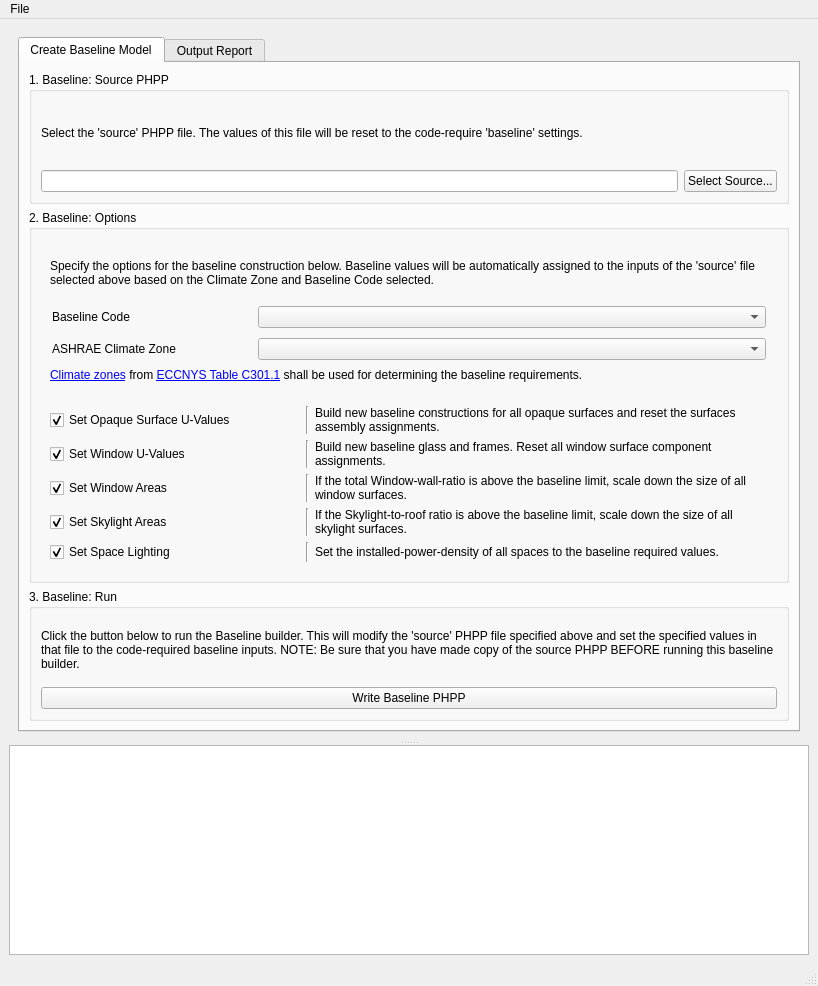
<?xml version="1.0" encoding="UTF-8"?>
<ui version="4.0">
 <class>MainWindow</class>
 <widget class="QMainWindow" name="MainWindow">
  <property name="geometry">
   <rect>
    <x>0</x>
    <y>0</y>
    <width>818</width>
    <height>986</height>
   </rect>
  </property>
  <property name="windowTitle">
   <string>CarbonCheck</string>
  </property>
  <widget class="QWidget" name="container_body">
   <layout class="QGridLayout" name="gridLayout_5">
    <item row="0" column="0">
     <widget class="QSplitter" name="splitter">
      <property name="orientation">
       <enum>Qt::Vertical</enum>
      </property>
      <widget class="QFrame" name="frame_output">
       <property name="frameShape">
        <enum>QFrame::NoFrame</enum>
       </property>
       <property name="frameShadow">
        <enum>QFrame::Raised</enum>
       </property>
       <layout class="QGridLayout" name="gridLayout_4">
        <item row="0" column="0">
         <widget class="QTabWidget" name="tabs">
          <property name="sizePolicy">
           <sizepolicy hsizetype="Expanding" vsizetype="Expanding">
            <horstretch>0</horstretch>
            <verstretch>0</verstretch>
           </sizepolicy>
          </property>
          <property name="tabShape">
           <enum>QTabWidget::Rounded</enum>
          </property>
          <property name="currentIndex">
           <number>0</number>
          </property>
          <property name="usesScrollButtons">
           <bool>true</bool>
          </property>
          <widget class="QWidget" name="tab_CreateBaseline">
           <attribute name="title">
            <string>Create Baseline Model</string>
           </attribute>
           <layout class="QVBoxLayout" name="verticalLayout_10">
            <item>
             <widget class="QFrame" name="frame_baseline">
              <property name="frameShape">
               <enum>QFrame::NoFrame</enum>
              </property>
              <property name="frameShadow">
               <enum>QFrame::Raised</enum>
              </property>
              <layout class="QVBoxLayout" name="verticalLayout_7">
               <property name="leftMargin">
                <number>0</number>
               </property>
               <property name="topMargin">
                <number>0</number>
               </property>
               <property name="rightMargin">
                <number>0</number>
               </property>
               <property name="bottomMargin">
                <number>0</number>
               </property>
               <item>
                <widget class="QGroupBox" name="groupBox_baselinerTargetPHPP">
                 <property name="title">
                  <string>1. Baseline: Source PHPP</string>
                 </property>
                 <layout class="QVBoxLayout" name="verticalLayout_6">
                  <item>
                   <widget class="QLabel" name="label_3">
                    <property name="text">
                     <string>Select the 'source' PHPP file. The values of this file will be reset to the code-require 'baseline' settings.</string>
                    </property>
                    <property name="wordWrap">
                     <bool>true</bool>
                    </property>
                   </widget>
                  </item>
                  <item>
                   <layout class="QHBoxLayout" name="horizontalLayout_5">
                    <item>
                     <widget class="QLineEdit" name="lineEdit_selectSourcePHPPforBaseliner"/>
                    </item>
                    <item>
                     <widget class="QPushButton" name="btn_selectSourcePHPPforBaseliner">
                      <property name="text">
                       <string>Select Source...</string>
                      </property>
                     </widget>
                    </item>
                   </layout>
                  </item>
                 </layout>
                </widget>
               </item>
               <item>
                <widget class="QGroupBox" name="groupBox_baselinerOptions">
                 <property name="sizePolicy">
                  <sizepolicy hsizetype="Preferred" vsizetype="Preferred">
                   <horstretch>0</horstretch>
                   <verstretch>0</verstretch>
                  </sizepolicy>
                 </property>
                 <property name="title">
                  <string>2. Baseline: Options</string>
                 </property>
                 <layout class="QVBoxLayout" name="verticalLayout">
                  <item>
                   <widget class="QFrame" name="frame_10">
                    <property name="frameShadow">
                     <enum>QFrame::Raised</enum>
                    </property>
                    <layout class="QVBoxLayout" name="verticalLayout_3">
                     <item>
                      <widget class="QLabel" name="label_9">
                       <property name="minimumSize">
                        <size>
                         <width>0</width>
                         <height>50</height>
                        </size>
                       </property>
                       <property name="text">
                        <string>Specify the options for the baseline construction below. Baseline values will be automatically assigned to the inputs of the 'source' file selected above based on the Climate Zone and Baseline Code selected.</string>
                       </property>
                       <property name="wordWrap">
                        <bool>true</bool>
                       </property>
                      </widget>
                     </item>
                     <item>
                      <widget class="QFrame" name="frame_9">
                       <property name="frameShadow">
                        <enum>QFrame::Raised</enum>
                       </property>
                       <layout class="QHBoxLayout" name="horizontalLayout" stretch="0,1">
                        <property name="leftMargin">
                         <number>2</number>
                        </property>
                        <property name="topMargin">
                         <number>2</number>
                        </property>
                        <property name="rightMargin">
                         <number>2</number>
                        </property>
                        <property name="bottomMargin">
                         <number>2</number>
                        </property>
                        <item>
                         <widget class="QLabel" name="label_11">
                          <property name="minimumSize">
                           <size>
                            <width>200</width>
                            <height>0</height>
                           </size>
                          </property>
                          <property name="text">
                           <string>Baseline Code</string>
                          </property>
                         </widget>
                        </item>
                        <item>
                         <widget class="QComboBox" name="comboBox_projBaselineCode"/>
                        </item>
                       </layout>
                      </widget>
                     </item>
                     <item>
                      <widget class="QFrame" name="frame_8">
                       <property name="frameShadow">
                        <enum>QFrame::Raised</enum>
                       </property>
                       <layout class="QHBoxLayout" name="horizontalLayout_2" stretch="0,1">
                        <property name="leftMargin">
                         <number>2</number>
                        </property>
                        <property name="topMargin">
                         <number>2</number>
                        </property>
                        <property name="rightMargin">
                         <number>2</number>
                        </property>
                        <property name="bottomMargin">
                         <number>2</number>
                        </property>
                        <item>
                         <widget class="QLabel" name="label_10">
                          <property name="minimumSize">
                           <size>
                            <width>200</width>
                            <height>0</height>
                           </size>
                          </property>
                          <property name="text">
                           <string>ASHRAE Climate Zone</string>
                          </property>
                         </widget>
                        </item>
                        <item>
                         <widget class="QComboBox" name="comboBox_projASHRAEClimateZone"/>
                        </item>
                       </layout>
                      </widget>
                     </item>
                     <item>
                      <widget class="QLabel" name="label_12">
                       <property name="text">
                        <string>&lt;html&gt;&lt;head/&gt;&lt;body&gt;&lt;p&gt;&lt;a href=&quot;https://up.codes/viewer/new_york/ny-energy-conservation-code-2020/chapter/CE_2/ce-definitions#climate_zone&quot;&gt;&lt;span style=&quot; text-decoration: underline; color:#0000ff;&quot;&gt;Climate zones&lt;/span&gt;&lt;/a&gt; from &lt;a href=&quot;https://up.codes/viewer/new_york/ny-energy-conservation-code-2020/chapter/CE_3/ce-general-requirements#table_C301.1&quot;&gt;&lt;span style=&quot; text-decoration: underline; color:#0000ff;&quot;&gt;ECCNYS Table C301.1&lt;/span&gt;&lt;/a&gt; shall be used for determining the baseline requirements.&lt;/p&gt;&lt;/body&gt;&lt;/html&gt;</string>
                       </property>
                       <property name="wordWrap">
                        <bool>true</bool>
                       </property>
                      </widget>
                     </item>
                    </layout>
                   </widget>
                  </item>
                  <item>
                   <widget class="QFrame" name="frame_2">
                    <property name="frameShadow">
                     <enum>QFrame::Raised</enum>
                    </property>
                    <layout class="QGridLayout" name="gridLayout">
                     <item row="0" column="0">
                      <widget class="QCheckBox" name="checkBox_baseliner_setEnvelopeUValues">
                       <property name="minimumSize">
                        <size>
                         <width>250</width>
                         <height>0</height>
                        </size>
                       </property>
                       <property name="text">
                        <string>Set Opaque Surface U-Values</string>
                       </property>
                       <property name="checked">
                        <bool>true</bool>
                       </property>
                      </widget>
                     </item>
                     <item row="0" column="1">
                      <widget class="Line" name="line">
                       <property name="orientation">
                        <enum>Qt::Vertical</enum>
                       </property>
                      </widget>
                     </item>
                     <item row="0" column="2">
                      <widget class="QLabel" name="label_4">
                       <property name="text">
                        <string>Build new baseline constructions for all opaque surfaces and reset the surfaces assembly assignments.</string>
                       </property>
                       <property name="wordWrap">
                        <bool>true</bool>
                       </property>
                      </widget>
                     </item>
                     <item row="1" column="0">
                      <widget class="QCheckBox" name="checkBox_baseliner_setWindowUValues">
                       <property name="minimumSize">
                        <size>
                         <width>250</width>
                         <height>0</height>
                        </size>
                       </property>
                       <property name="text">
                        <string>Set Window U-Values</string>
                       </property>
                       <property name="checked">
                        <bool>true</bool>
                       </property>
                      </widget>
                     </item>
                     <item row="1" column="1">
                      <widget class="Line" name="line_2">
                       <property name="orientation">
                        <enum>Qt::Vertical</enum>
                       </property>
                      </widget>
                     </item>
                     <item row="1" column="2">
                      <widget class="QLabel" name="label_5">
                       <property name="sizePolicy">
                        <sizepolicy hsizetype="Expanding" vsizetype="Preferred">
                         <horstretch>0</horstretch>
                         <verstretch>0</verstretch>
                        </sizepolicy>
                       </property>
                       <property name="minimumSize">
                        <size>
                         <width>0</width>
                         <height>0</height>
                        </size>
                       </property>
                       <property name="text">
                        <string>Build new baseline glass and frames. Reset all window surface component assignments.</string>
                       </property>
                       <property name="wordWrap">
                        <bool>true</bool>
                       </property>
                      </widget>
                     </item>
                     <item row="2" column="0">
                      <widget class="QCheckBox" name="checkBox_baseliner_setWindowAreas">
                       <property name="minimumSize">
                        <size>
                         <width>250</width>
                         <height>0</height>
                        </size>
                       </property>
                       <property name="text">
                        <string>Set Window Areas</string>
                       </property>
                       <property name="checked">
                        <bool>true</bool>
                       </property>
                      </widget>
                     </item>
                     <item row="2" column="1">
                      <widget class="Line" name="line_3">
                       <property name="orientation">
                        <enum>Qt::Vertical</enum>
                       </property>
                      </widget>
                     </item>
                     <item row="2" column="2">
                      <widget class="QLabel" name="label_8">
                       <property name="text">
                        <string>If the total Window-wall-ratio is above the baseline limit, scale down the size of all window surfaces.</string>
                       </property>
                       <property name="wordWrap">
                        <bool>true</bool>
                       </property>
                      </widget>
                     </item>
                     <item row="3" column="0">
                      <widget class="QCheckBox" name="checkBox_baseliner_setSkylightAreas">
                       <property name="minimumSize">
                        <size>
                         <width>250</width>
                         <height>0</height>
                        </size>
                       </property>
                       <property name="text">
                        <string>Set Skylight Areas</string>
                       </property>
                       <property name="checked">
                        <bool>true</bool>
                       </property>
                      </widget>
                     </item>
                     <item row="3" column="1">
                      <widget class="Line" name="line_4">
                       <property name="orientation">
                        <enum>Qt::Vertical</enum>
                       </property>
                      </widget>
                     </item>
                     <item row="3" column="2">
                      <widget class="QLabel" name="label_7">
                       <property name="text">
                        <string>If the Skylight-to-roof ratio is above the baseline limit, scale down the size of all skylight surfaces.</string>
                       </property>
                       <property name="wordWrap">
                        <bool>true</bool>
                       </property>
                      </widget>
                     </item>
                     <item row="4" column="0">
                      <widget class="QCheckBox" name="checkBox_baseliner_setSpaceLightingLPD">
                       <property name="minimumSize">
                        <size>
                         <width>250</width>
                         <height>0</height>
                        </size>
                       </property>
                       <property name="text">
                        <string>Set Space Lighting</string>
                       </property>
                       <property name="checked">
                        <bool>true</bool>
                       </property>
                      </widget>
                     </item>
                     <item row="4" column="1">
                      <widget class="Line" name="line_5">
                       <property name="orientation">
                        <enum>Qt::Vertical</enum>
                       </property>
                      </widget>
                     </item>
                     <item row="4" column="2">
                      <widget class="QLabel" name="label_6">
                       <property name="text">
                        <string>Set the installed-power-density of all spaces to the baseline required values.</string>
                       </property>
                       <property name="wordWrap">
                        <bool>true</bool>
                       </property>
                      </widget>
                     </item>
                    </layout>
                   </widget>
                  </item>
                 </layout>
                </widget>
               </item>
               <item>
                <widget class="QGroupBox" name="groupBox_baselinerRun">
                 <property name="title">
                  <string>3. Baseline: Run</string>
                 </property>
                 <layout class="QVBoxLayout" name="verticalLayout_4">
                  <item>
                   <widget class="QLabel" name="label_baselinerRunNote">
                    <property name="text">
                     <string>Click the button below to run the Baseline builder. This will modify the 'source' PHPP file specified above and set the specified values in that file to the code-required baseline inputs. NOTE: Be sure that you have made copy of the source PHPP BEFORE running this baseline builder. </string>
                    </property>
                    <property name="wordWrap">
                     <bool>true</bool>
                    </property>
                   </widget>
                  </item>
                  <item>
                   <widget class="QPushButton" name="btn_writeBaselinePHPP">
                    <property name="text">
                     <string>Write Baseline PHPP</string>
                    </property>
                   </widget>
                  </item>
                 </layout>
                </widget>
               </item>
              </layout>
             </widget>
            </item>
           </layout>
          </widget>
          <widget class="QWidget" name="tab_OutputReport">
           <attribute name="title">
            <string>Output Report</string>
           </attribute>
           <layout class="QVBoxLayout" name="verticalLayout_5">
            <item>
             <widget class="QFrame" name="frame_main">
              <property name="frameShape">
               <enum>QFrame::NoFrame</enum>
              </property>
              <property name="frameShadow">
               <enum>QFrame::Raised</enum>
              </property>
              <layout class="QVBoxLayout" name="verticalLayout_9">
               <item>
                <widget class="QGroupBox" name="groupBox_Proj_Info">
                 <property name="title">
                  <string>1. Project Data</string>
                 </property>
                 <layout class="QVBoxLayout" name="verticalLayout_12">
                  <item>
                   <widget class="QFrame" name="frame">
                    <property name="frameShape">
                     <enum>QFrame::NoFrame</enum>
                    </property>
                    <property name="frameShadow">
                     <enum>QFrame::Plain</enum>
                    </property>
                    <property name="lineWidth">
                     <number>0</number>
                    </property>
                    <layout class="QGridLayout" name="gridLayout_3">
                     <item row="0" column="0" colspan="2">
                      <widget class="QLabel" name="lable_project_info">
                       <property name="text">
                        <string>Project Information</string>
                       </property>
                      </widget>
                     </item>
                     <item row="0" column="2">
                      <widget class="QLabel" name="label_team_info">
                       <property name="text">
                        <string>Project Information</string>
                       </property>
                      </widget>
                     </item>
                     <item row="1" column="0">
                      <widget class="QLabel" name="projectNameLabel">
                       <property name="text">
                        <string>Project Name:</string>
                       </property>
                      </widget>
                     </item>
                     <item row="1" column="1">
                      <widget class="QLineEdit" name="line_edit_project_name">
                       <property name="minimumSize">
                        <size>
                         <width>200</width>
                         <height>0</height>
                        </size>
                       </property>
                      </widget>
                     </item>
                     <item row="1" column="2" rowspan="2">
                      <widget class="QTreeView" name="tree_view_team_info">
                       <property name="uniformRowHeights">
                        <bool>false</bool>
                       </property>
                       <property name="headerHidden">
                        <bool>true</bool>
                       </property>
                      </widget>
                     </item>
                     <item row="2" column="0">
                      <widget class="QLabel" name="clientNameLabel">
                       <property name="text">
                        <string>Client Name:</string>
                       </property>
                      </widget>
                     </item>
                     <item row="2" column="1">
                      <widget class="QLineEdit" name="line_edit_client_name">
                       <property name="minimumSize">
                        <size>
                         <width>200</width>
                         <height>0</height>
                        </size>
                       </property>
                      </widget>
                     </item>
                     <item row="3" column="2">
                      <widget class="QPushButton" name="btn_add_team_info">
                       <property name="text">
                        <string>Add Project Team / Site</string>
                       </property>
                      </widget>
                     </item>
                    </layout>
                   </widget>
                  </item>
                 </layout>
                </widget>
               </item>
               <item>
                <widget class="QGroupBox" name="groupBox_Bldg_Data">
                 <property name="title">
                  <string>2. Building Segment Data</string>
                 </property>
                 <layout class="QGridLayout" name="gridLayout_2">
                  <item row="0" column="0">
                   <widget class="QLabel" name="label">
                    <property name="text">
                     <string>BASELINE</string>
                    </property>
                   </widget>
                  </item>
                  <item row="0" column="2">
                   <widget class="QLabel" name="label_2">
                    <property name="text">
                     <string>PROPOSED</string>
                    </property>
                   </widget>
                  </item>
                  <item row="1" column="0" colspan="2">
                   <widget class="QTreeView" name="tree_view_baseline"/>
                  </item>
                  <item row="1" column="2" colspan="2">
                   <widget class="QTreeView" name="tree_view_proposed"/>
                  </item>
                  <item row="2" column="0">
                   <widget class="QPushButton" name="btn_add_baseline_seg">
                    <property name="text">
                     <string>Add Segment</string>
                    </property>
                   </widget>
                  </item>
                  <item row="2" column="1">
                   <widget class="QPushButton" name="btn_del_baseline_seg">
                    <property name="text">
                     <string>Remove Segment</string>
                    </property>
                   </widget>
                  </item>
                  <item row="2" column="2">
                   <widget class="QPushButton" name="btn_add_proposed_seg">
                    <property name="text">
                     <string>Add Segment</string>
                    </property>
                   </widget>
                  </item>
                  <item row="2" column="3">
                   <widget class="QPushButton" name="btn_del_proposed_seg">
                    <property name="text">
                     <string>Remove Segment</string>
                    </property>
                   </widget>
                  </item>
                 </layout>
                </widget>
               </item>
               <item>
                <widget class="QGroupBox" name="groupBox_Create_Report">
                 <property name="title">
                  <string>3. Create Report</string>
                 </property>
                 <layout class="QVBoxLayout" name="verticalLayout_11">
                  <item>
                   <widget class="QFrame" name="frame_create_report">
                    <property name="frameShape">
                     <enum>QFrame::NoFrame</enum>
                    </property>
                    <property name="frameShadow">
                     <enum>QFrame::Raised</enum>
                    </property>
                    <layout class="QHBoxLayout" name="horizontalLayout_3">
                     <item>
                      <widget class="QPushButton" name="btn_create_report">
                       <property name="text">
                        <string>Create Report</string>
                       </property>
                      </widget>
                     </item>
                    </layout>
                   </widget>
                  </item>
                 </layout>
                </widget>
               </item>
              </layout>
             </widget>
            </item>
           </layout>
          </widget>
         </widget>
        </item>
       </layout>
      </widget>
      <widget class="QTextEdit" name="textEdit_output">
       <property name="readOnly">
        <bool>true</bool>
       </property>
      </widget>
     </widget>
    </item>
   </layout>
  </widget>
  <widget class="QMenuBar" name="menubar">
   <property name="geometry">
    <rect>
     <x>0</x>
     <y>0</y>
     <width>818</width>
     <height>37</height>
    </rect>
   </property>
   <widget class="QMenu" name="menuFile">
    <property name="title">
     <string>File</string>
    </property>
    <addaction name="actionOpen"/>
    <addaction name="actionSave"/>
    <addaction name="actionSave_As"/>
    <addaction name="actionClose"/>
    <addaction name="separator"/>
    <addaction name="actionExport_Report_To"/>
   </widget>
   <addaction name="menuFile"/>
  </widget>
  <widget class="QStatusBar" name="statusbar"/>
  <action name="actionOpen">
   <property name="text">
    <string>Open...</string>
   </property>
   <property name="shortcut">
    <string>Ctrl+O</string>
   </property>
  </action>
  <action name="actionSave">
   <property name="text">
    <string>Save...</string>
   </property>
   <property name="shortcut">
    <string>Ctrl+S</string>
   </property>
  </action>
  <action name="actionSave_As">
   <property name="text">
    <string>Save As...</string>
   </property>
   <property name="shortcut">
    <string>Ctrl+Shift+S</string>
   </property>
  </action>
  <action name="actionClose">
   <property name="text">
    <string>Close</string>
   </property>
   <property name="shortcut">
    <string>Ctrl+W</string>
   </property>
  </action>
  <action name="actionExport_Report_To">
   <property name="text">
    <string>Create Report...</string>
   </property>
  </action>
 </widget>
 <resources/>
 <connections/>
</ui>
